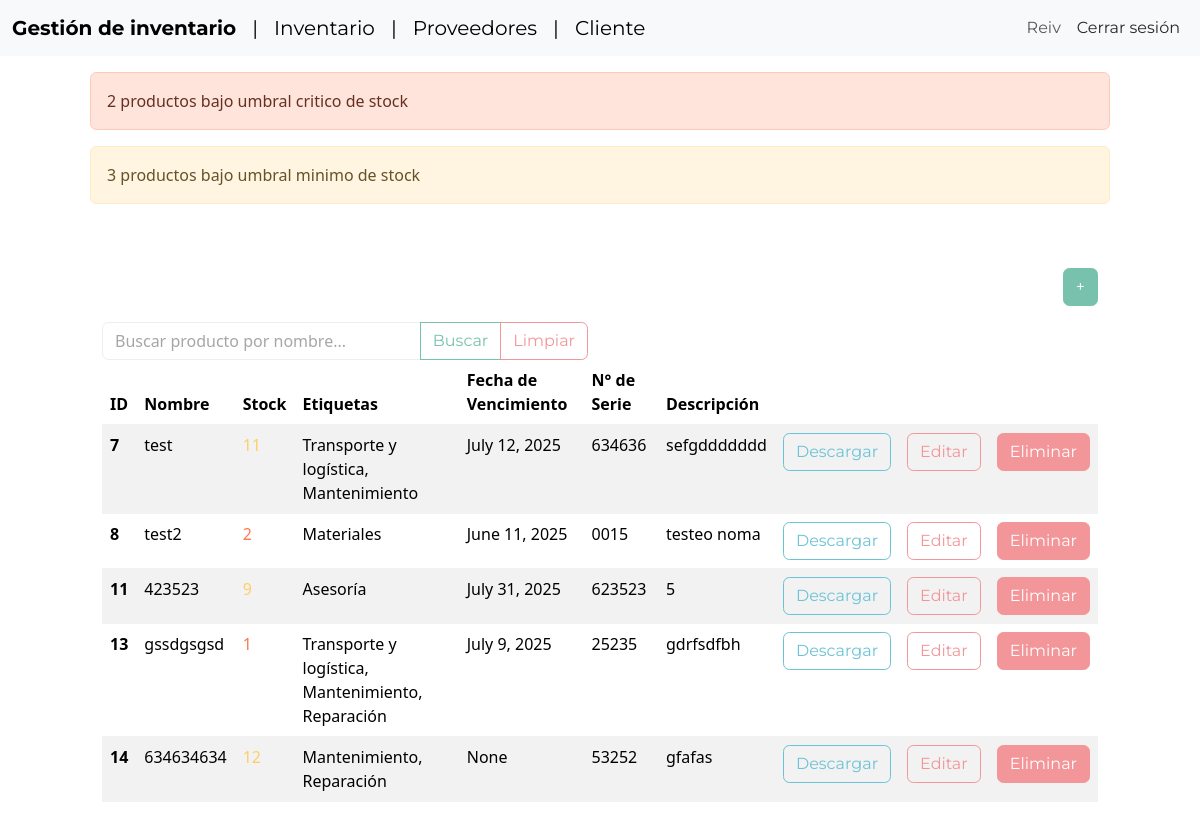
Page /dashboard/ (signed in) on the committed database.
### inventory/models.py (models this page shows, shortened)
class InventoryItem(models.Model):
	name = models.CharField(max_length=200)
	quantity = models.IntegerField()
	date_created = models.DateTimeField(auto_now_add=True)
	user = models.ForeignKey(User, on_delete=models.CASCADE)
	expiration_date = models.DateField(null=True, blank=True)
	serial_number = models.CharField(max_length=100, null=True, blank=True)
	description = models.TextField(null=True, blank=True)
	tags = models.ManyToManyField('Tag', blank=True)

class Tag(models.Model):
    name = models.CharField(max_length=50, unique=True)

### inventory/views.py (the view)
# urls.py: path('dashboard/', Dashboard.as_view(), name='dashboard'),
class Dashboard(LoginRequiredMixin, View):
    def get(self, request):
        query = request.GET.get("q", "")
        items = InventoryItem.objects.filter(user=request.user).order_by('id')
        if query:
            items = items.filter(name__icontains=query)  # busca insensible a mayúsculas/minúsculas
        critical_inventory = InventoryItem.objects.filter(
            user=request.user,
            quantity__lte=CRITICAL_QUANTITY
        )
        if critical_inventory.exists():
            count = critical_inventory.count()
            messages.error(request, f'{count} producto{"s" if count > 1 else ""} bajo umbral critico de stock')
        low_inventory = InventoryItem.objects.filter(
            user=request.user,
            quantity__gt=CRITICAL_QUANTITY,
            quantity__lte=LOW_QUANTITY
        )
        if low_inventory.exists():
            count = low_inventory.count()
            messages.warning(request, f'{count} producto{"s" if count > 1 else ""} bajo umbral minimo de stock')
        today = date.today()
        expiration_limit = today + timedelta(days=EXPIRATION_THRESHOLD_DAYS)
        expiring_soon = InventoryItem.objects.filter(
            user=request.user,
            expiration_date__isnull=False,
            expiration_date__range=[today, expiration_limit]
        )
        if expiring_soon.exists():
            count = expiring_soon.count()
            messages.warning(request, f'{count} producto{"s" if count > 1 else ""} cerca de la fecha de vencimiento')
        critical_inventory_ids = critical_inventory.values_list('id', flat=True)
        low_inventory_ids = low_inventory.values_list('id', flat=True)
        return render(request, 'inventory/dashboard.html', {
            'items': items,
            'low_inventory_ids': list(low_inventory_ids),
            'critical_inventory_ids': list(critical_inventory_ids),
        })

### inventory/templates/inventory/dashboard.html (shortened to what this page needs)
{% extends 'inventory/base.html' %}
{% block content %}
	{% if messages %}
		<div class="row mt-3">
			{% for message in messages %}
				{% if message.tags == 'warning' %}
					<div class="col-md-10 col-12 mx-auto alert alert-warning">
						{{ message }}
					</div>
				{% else %}
					<div class="col-md-10 col-12 mx-auto alert alert-danger">
						{{ message }}
					</div>
				{% endif %}
			{% endfor %}
		</div>
	{% endif %}
	<div class="row">
		<div class="col-md-10 col-12 mx-auto mt-5">
			<div class="d-flex justify-content-end">
				<a href="{% url 'add-item' %}" class="btn btn-primary">+</a>
			</div>
			<div class="row mt-3">
			<div class="col-md-6 col-12">
				<form method="get" action="{% url 'dashboard' %}">
					<div class="input-group">
						<input type="text" name="q" class="form-control" placeholder="Buscar producto por nombre..." value="{{ request.GET.q }}">
						<button class="btn btn-outline-primary" type="submit">Buscar</button>
						<a href="{% url 'dashboard' %}" class="btn btn-outline-secondary">Limpiar</a>
					</div>
				</form>
			</div>
			</div>
			<table class="table table-hover table-striped">
				<thead>
					<tr>
						<th scope="col">ID</th>
						<th scope="col">Nombre</th>
						<th scope="col">Stock</th>
						<th scope="col">Etiquetas</th>
						<th scope="col">Fecha de Vencimiento</th>
						<th scope="col">N° de Serie</th>
						<th scope="col">Descripción</th>
						<th scope="col"></th>
						<th scope="col"></th>
						<th scope="col"></th>
					</tr>
				</thead>
				<tbody>
					{% for item in items %}
					<tr>
						<th scope="row">{{ item.id }}</th>
						<td>{{ item.name }}</td>
						{% if item.id in critical_inventory_ids %}
							<td class="text-danger font-weight-bold">{{ item.quantity }}</td>
						{% elif item.id in low_inventory_ids %}
							<td class="text-warning">{{ item.quantity }}</td>
						{% else %}
							<td class="text-success">{{ item.quantity }}</td>
						{% endif %}
						<td>
							{% for tag in item.tags.all %}
								{{ tag.name }}{% if not forloop.last %}, {% endif %}
							{% empty %}
								<span class="text-muted">Sin etiquetas</span>
							{% endfor %}
						</td>
						<td>{{ item.expiration_date }}</td>
						<td>{{ item.serial_number }}</td>
						<td>{{ item.description }}</td>
						<td><a href="{% url 'informe-producto' item.id %}" class="btn btn-outline-info">Descargar</a></td>
						<td><a href="{% url 'edit-item' item.id %}" class="btn btn-outline-secondary">Editar</a></td>
						<td><a href="{% url 'delete-item' item.id %}" class="btn btn-secondary">Eliminar</a></td>
					</tr>
					{% endfor %}
				</tbody>
			</table>
		</div>
	</div>
{% endblock content %}

### inventory/templates/inventory/base.html (shortened to what this page needs)
<!DOCTYPE html>
<html lang="en">
<head>
	<link href="https://bootswatch.com/5/minty/bootstrap.min.css" rel="stylesheet">
</head>
<body>
	{% include 'inventory/navigation.html' %}
	{% block content %}
	{% endblock content %}
</body>
</html>

### inventory/templates/inventory/navigation.html (shortened to what this page needs)
<nav class="navbar navbar-expand-lg bg-light">
	<div class="container-fluid">
		<a class="navbar-brand" href="{% url 'index' %}" style="font-weight:700;">Gestión de inventario</a>
		<a class="navbar-brand">|</a>
		<a href="{% url 'dashboard' %}" class="navbar-brand">Inventario</a>
		<a class="navbar-brand">|</a>
		<a href="{% url 'proveedores' %}" class="navbar-brand">Proveedores</a>
		<a class="navbar-brand">|</a>
		<a href="{% url 'purchase' %}" class="navbar-brand">Cliente</a>
		<div class="collapse navbar-collapse justify-content-end" id="navbarNav">
			<ul class="navbar-nav">
				{% if user.is_authenticated %}
					<li class="nav-item">
						<a class="nav-link" href="#">{{ user.username }}</a>
					</li>
					<li class="nav-item">
						<form method="POST" action="{% url 'logout' %}">
							<button class="nav-link btn btn-link" type="submit" style="color: rgb(40, 40, 40);">
								Cerrar sesión
							</button>
						</form>
					</li>
				{% endif %}
			</ul>
		</div>
	</div>
</nav>

### rows in the picture
InventoryItem: id "7", name "test", quantity "11", expiration_date "July 12, 2025", serial_number "634636", description "sefgddddddd"
Tag: name "Transporte y logística"
Tag: name "Mantenimiento"
InventoryItem: id "8", name "test2", quantity "2", expiration_date "June 11, 2025", serial_number "0015", description "testeo noma"
Tag: name "Materiales"
InventoryItem: id "11", name "423523", quantity "9", expiration_date "July 31, 2025", serial_number "623523", description "5"
Tag: name "Asesoría"
InventoryItem: id "13", name "gssdgsgsd", quantity "1", expiration_date "July 9, 2025", serial_number "25235", description "gdrfsdfbh"
Tag: name "Reparación"
InventoryItem: id "14", name "634634634", quantity "12", expiration_date "None", serial_number "53252", description "gfafas"

### other values in the picture
{{ user.username }} "Reiv"
{{ message }} "2 productos bajo umbral critico de stock"
{{ message }} "3 productos bajo umbral minimo de stock"
